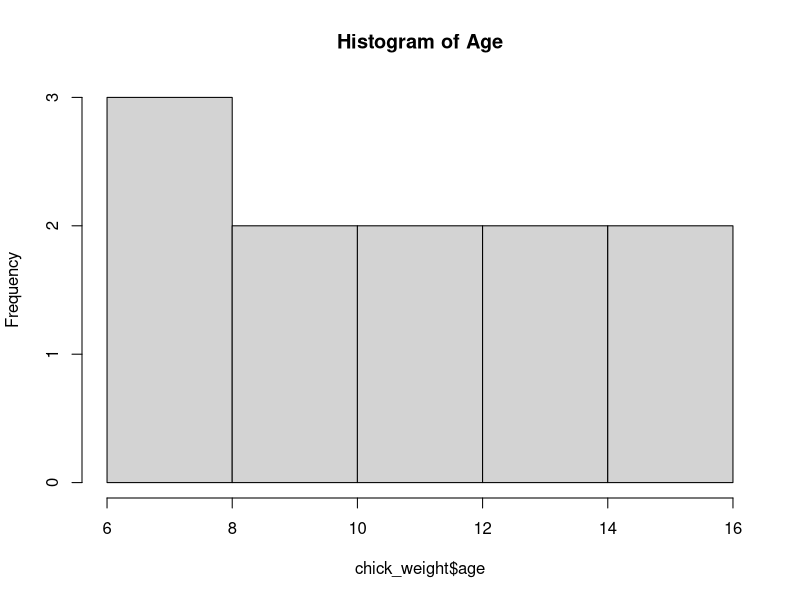
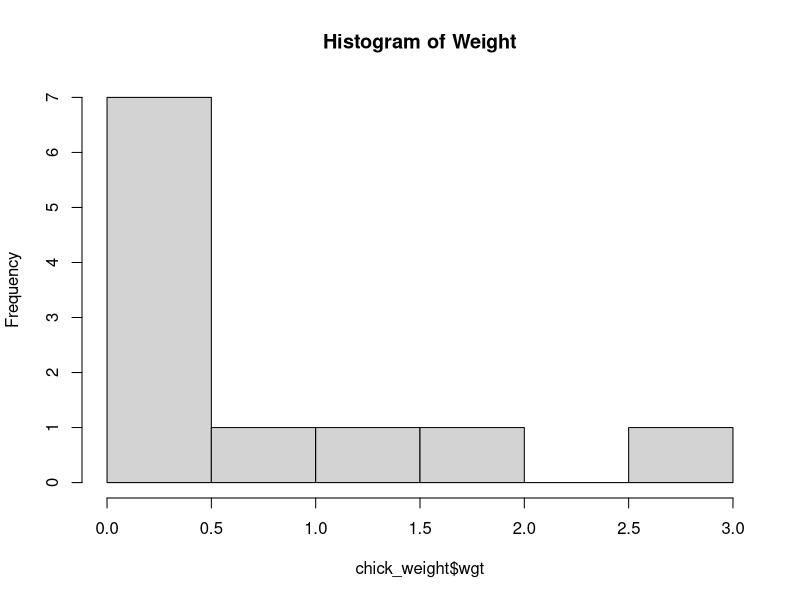
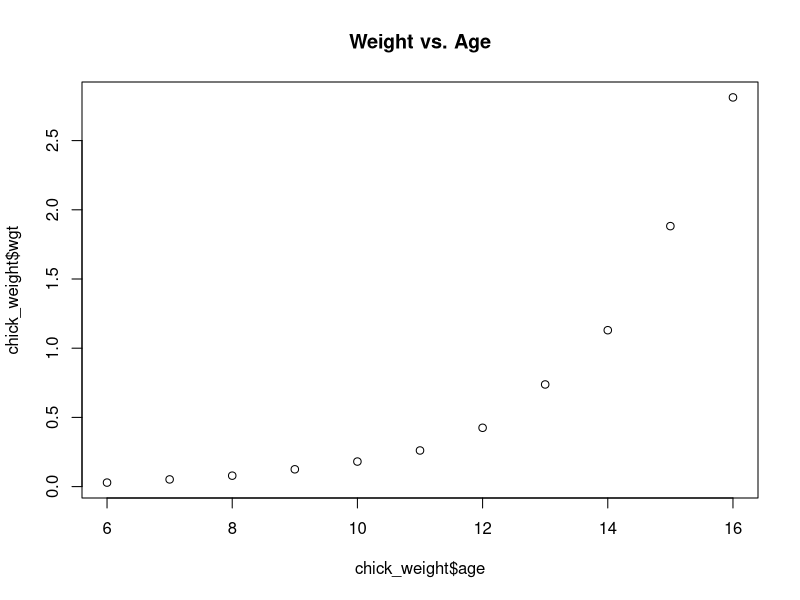
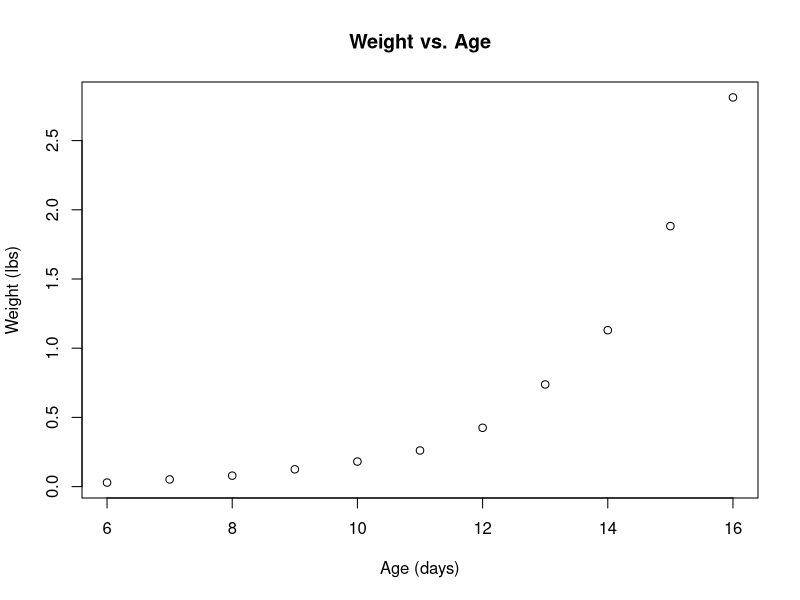
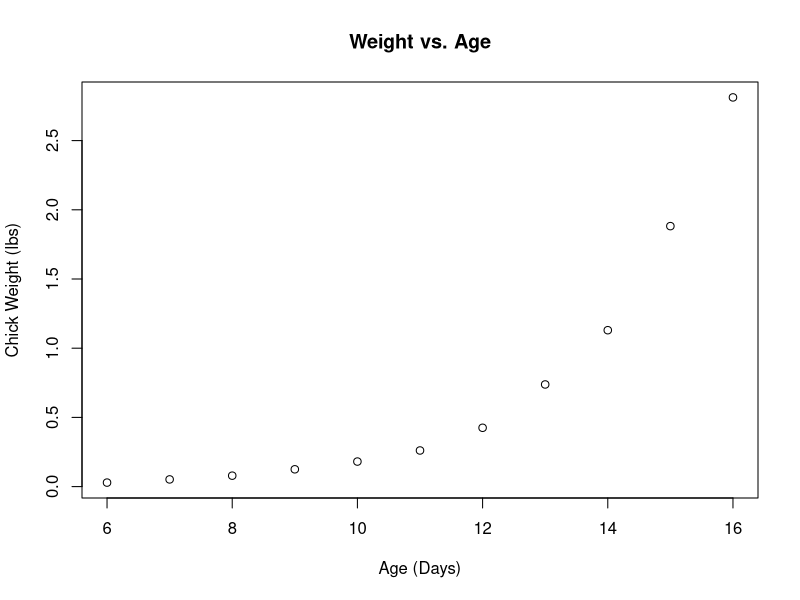
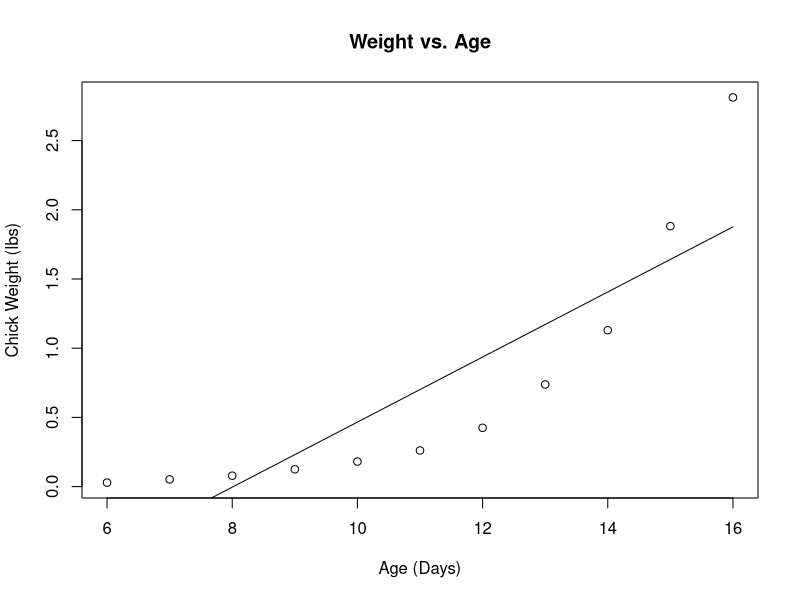
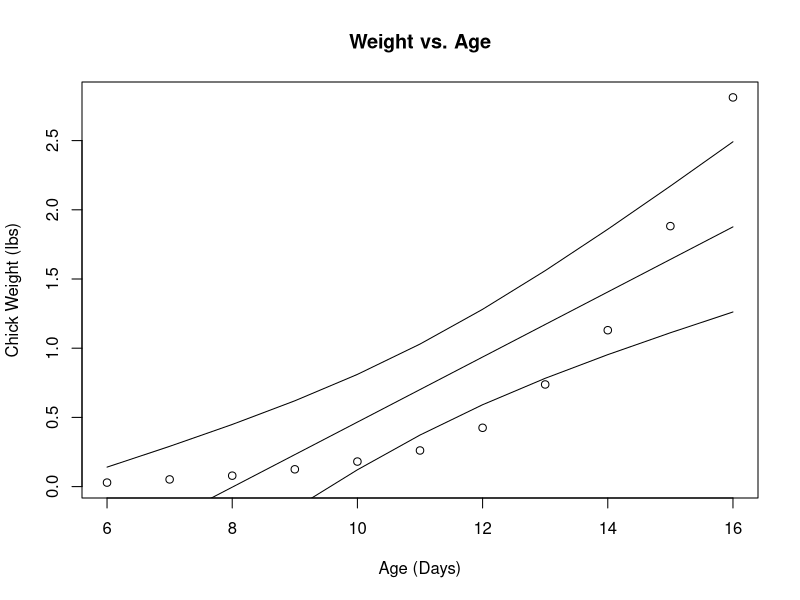
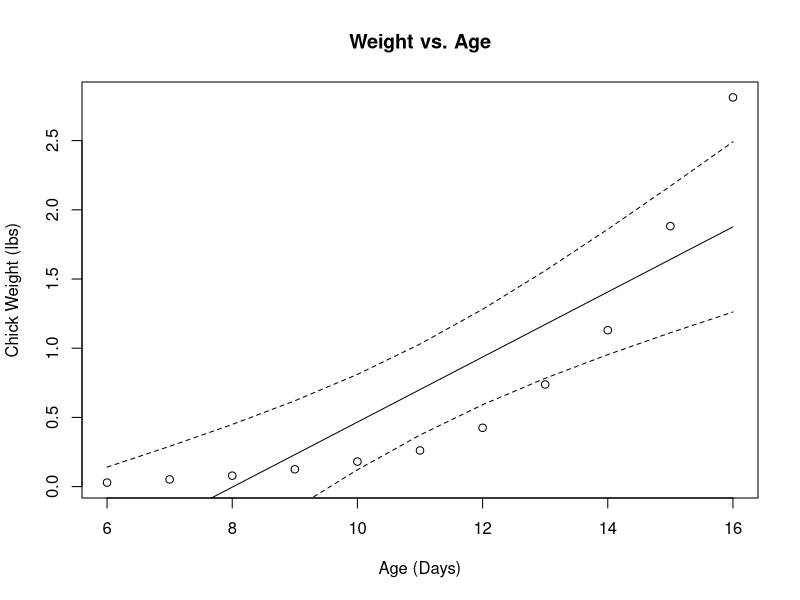

Source code (R) for these figures, in order:
## ---- chunk 1
knitr::opts_chunk$set(echo = TRUE)
knitr::opts_knit$set(root.dir = "~/OneDrive - Emory University/Documents/Work/Bios 591P 2022/R Materials/2 SLR")
## ---- chunk 2
seq(from=6,to=16)
## ---- chunk 3
chick_weight <- data.frame("age"=seq(from=6,to=16),
                           "wgt"=c(0.029,0.052,0.079,0.125,0.181,0.261,0.425,0.738,1.13,1.882,2.812))

print(chick_weight)
## ---- chunk 4
mean(chick_weight$age)
sd(chick_weight$age)
median(chick_weight$age)
IQR(chick_weight$age)
range(chick_weight$age)

mean(chick_weight$wgt)
sd(chick_weight$wgt)
median(chick_weight$wgt)
IQR(chick_weight$wgt)
range(chick_weight$wgt)
## ---- chunk 5
hist(chick_weight$age,main="Histogram of Age")
hist(chick_weight$wgt,main="Histogram of Weight")
## ---- chunk 6
plot(chick_weight$age,chick_weight$wgt,main="Weight vs. Age")
## ---- chunk 7
plot(chick_weight$age,chick_weight$wgt,main="Weight vs. Age",xlab="Age (days)",ylab="Weight (lbs)")
## ---- chunk 8
cor(chick_weight$age,chick_weight$wgt)
cor(chick_weight$age,chick_weight$wgt)^2
## ---- chunk 9
cor.test(chick_weight$age,chick_weight$wgt)
## ---- chunk 10
chick.lm <- lm(wgt ~ age,data=chick_weight)
## ---- chunk 11
summary(chick.lm)
## ---- chunk 12
anova(chick.lm)
## ---- chunk 13
# Let's see the confidence intervals for estimated coefficients
confint(chick.lm)
## ---- chunk 14
# Predict weight at 11 days
median.chick <- data.frame(age=11)
predict(chick.lm,newdata=median.chick)
## ---- chunk 15
predict(chick.lm,newdata=median.chick,interval="confidence")
## ---- chunk 16
predict(chick.lm,newdata=median.chick,interval="confidence",level=0.9)
## ---- chunk 17
age.vals <- data.frame(age=seq(from=6,to=16))
age.predict <- predict(chick.lm,newdata=age.vals)
weight.ci <- predict(chick.lm,newdata=age.vals,interval="confidence")
weight.pi <- predict(chick.lm,newdata=age.vals,interval="predict")
## ---- chunk 18
plot(chick_weight$age,chick_weight$wgt,main="Weight vs. Age",
     xlab="Age (Days)",ylab="Chick Weight (lbs)")
## ---- chunk 19
plot(chick_weight$age,chick_weight$wgt,main="Weight vs. Age",
     xlab="Age (Days)",ylab="Chick Weight (lbs)")

lines(age.vals$age,age.predict)
## ---- chunk 20
weight.ci
## ---- chunk 21
plot(chick_weight$age,chick_weight$wgt,main="Weight vs. Age",
     xlab="Age (Days)",ylab="Chick Weight (lbs)")

lines(age.vals$age,age.predict)

lines(age.vals$age,weight.ci[,2])
lines(age.vals$age,weight.ci[,3])
## ---- chunk 22
# Plot prediction interval lines
plot(chick_weight$age,chick_weight$wgt,main="Weight vs. Age",
     xlab="Age (Days)",ylab="Chick Weight (lbs)")

lines(age.vals$age,age.predict)

lines(age.vals$age,weight.ci[,2],lty=2)
lines(age.vals$age,weight.ci[,3],lty=2)
## ---- chunk 23
plot(wgt~age,data=chick_weight,main="Weight vs. Age",
     xlab="Age (Days)",ylab="Chick Weight (lbs)",
     ylim=c(-2,3))

lines(age.vals$age,age.predict)

lines(age.vals$age,weight.ci[,2],lty=2)
lines(age.vals$age,weight.ci[,3],lty=2)
## ---- chunk 24
plot(wgt~age,data=chick_weight,main="Weight vs. Age",
     xlab="Age (Days)",ylab="Chick Weight (lbs)",
     ylim=c(-2,3))

lines(age.vals$age,age.predict)

lines(age.vals$age,weight.ci[,2],lty=2)
lines(age.vals$age,weight.ci[,3],lty=2)

lines(age.vals$age,weight.pi[,2],lty=2)
lines(age.vals$age,weight.pi[,3],lty=2)
## ---- chunk 25
plot(wgt~age,data=chick_weight,main="Weight vs. Age",
     xlab="Age (Days)",ylab="Chick Weight (lbs)",
     ylim=c(-2,3),pch=19)

lines(age.vals$age,age.predict)

lines(age.vals$age,weight.ci[,2],lty=2)
lines(age.vals$age,weight.ci[,3],lty=2)

lines(age.vals$age,weight.pi[,2],lty=2)
lines(age.vals$age,weight.pi[,3],lty=2)
## ---- chunk 26
plot(wgt~age,data=chick_weight,main="Weight vs. Age",
     xlab="Age (Days)",ylab="Chick Weight (lbs)",
     ylim=c(-2,3),pch=19)

lines(age.vals$age,age.predict,col="blue")

lines(age.vals$age,weight.ci[,2],lty=2)
lines(age.vals$age,weight.ci[,3],lty=2)

lines(age.vals$age,weight.pi[,2],lty=2)
lines(age.vals$age,weight.pi[,3],lty=2)
